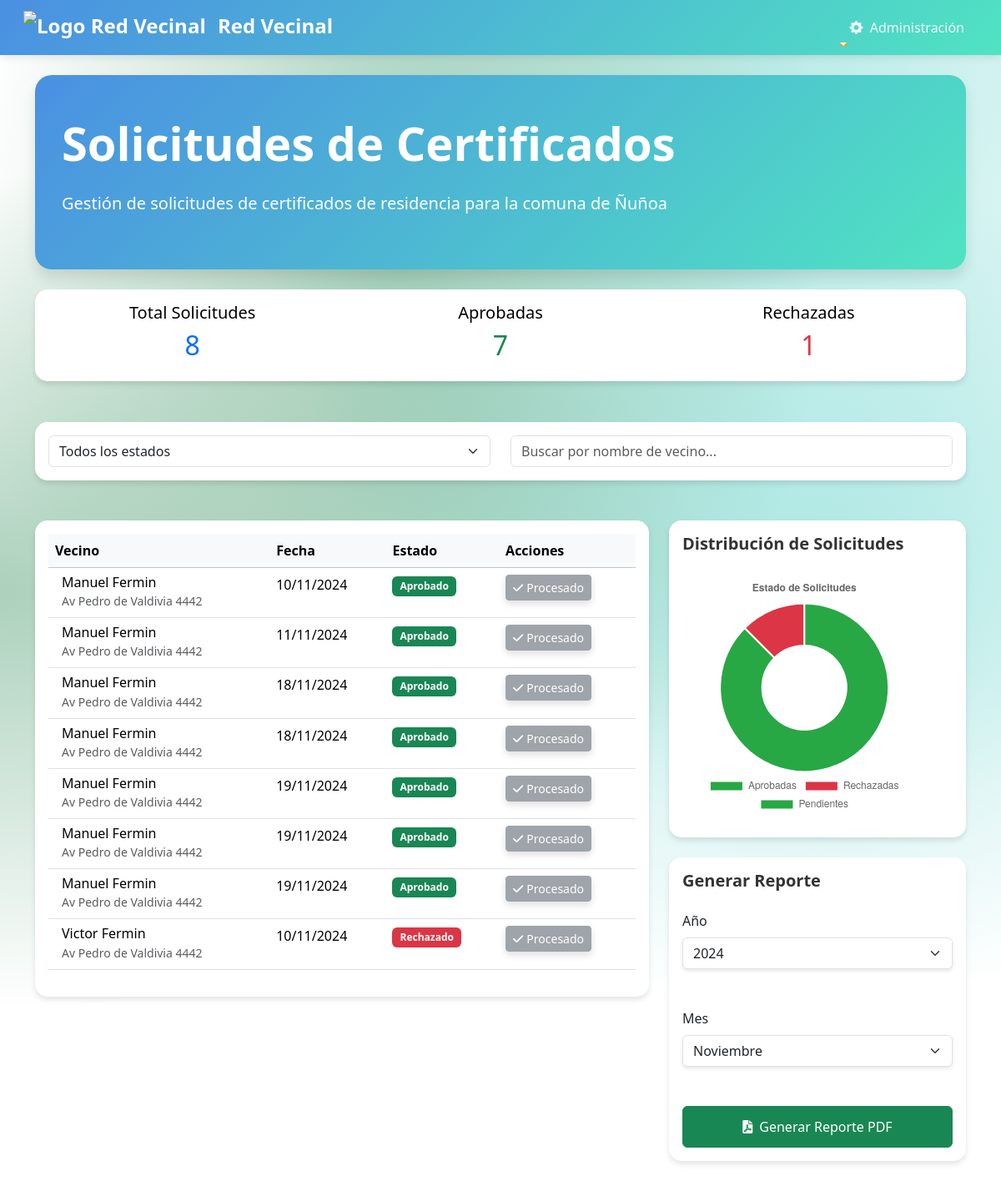
The page /gestionar/ (signed in) on the database as committed earlier.
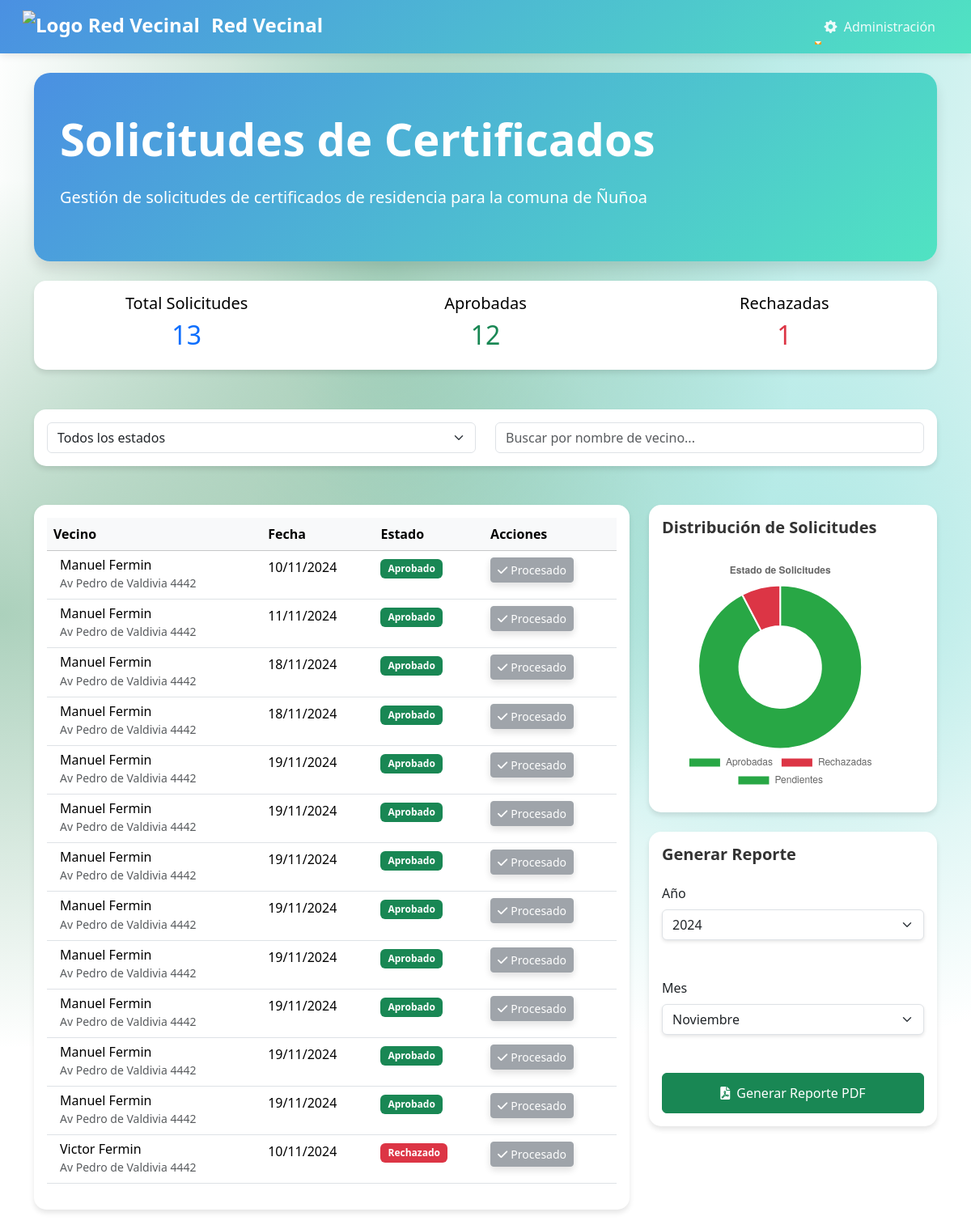
The same page on the database as committed later.
### junta_vecinos/models.py (models this page shows, shortened)
class SolicitudCertificado(models.Model):
    ESTADO_CHOICES = [
        ('Pendiente', 'Pendiente'),
        ('Aprobado', 'Aprobado'),
        ('Rechazado', 'Rechazado'),
    ]
    vecino = models.ForeignKey(Vecino, on_delete=models.CASCADE)  # Cambio aquí
    fecha_solicitud = models.DateField(auto_now_add=True)
    estado = models.CharField(max_length=10, choices=ESTADO_CHOICES, default='Pendiente')
    motivo = models.TextField()
    foto_carnet_frente = models.ImageField(upload_to='carnets/', blank=False, null=False)
    foto_carnet_atras = models.ImageField(upload_to='carnets/', blank=False, null=False)
    documento_residencia = models.FileField(upload_to='documentos_residencia/', blank=False, null=False)

class Vecino(models.Model):
    COMUNA_CHOICES = [
        ('ÑUÑOA', 'Ñuñoa'),
        ('PUENTE_ALTO', 'Puente Alto'),
        ('LA_FLORIDA', 'La Florida'),
    ]
    user = models.OneToOneField(User, on_delete=models.CASCADE)
    nombres = models.CharField(max_length=255)
    apellidos = models.CharField(max_length=255)
    direccion = models.CharField(max_length=255)
    telefono = models.CharField(max_length=15)
    fecha_nacimiento = models.DateField()
    rut = models.CharField(max_length=12, unique=True)
    comuna = models.CharField(max_length=20, choices=COMUNA_CHOICES, default='ÑUÑOA')
    administrador = models.ForeignKey(AdministradorComuna, on_delete=models.SET_NULL, null=True, related_name='vecinos')
    def __str__(self):
        return f"{self.nombres} {self.apellidos}"

### junta_vecinos/views.py (the view)
# urls.py: path('gestionar/', views.gestionar_solicitudes, name='gestionar_solicitudes'),
@user_passes_test(is_admin)
@login_required
def gestionar_solicitudes(request):
    admin = request.user.administradorcomuna
    solicitudes = SolicitudCertificado.objects.filter(
        vecino__comuna=admin.comuna
    ).select_related('vecino')
    aprobadas = solicitudes.filter(estado='Aprobado').count()
    rechazadas = solicitudes.filter(estado='Rechazado').count()
    years = SolicitudCertificado.objects.dates('fecha_solicitud', 'year')
    years = [date.year for date in years]
    if not years:
        years = [datetime.now().year]
    months = [
        (1, 'Enero'), (2, 'Febrero'), (3, 'Marzo'), (4, 'Abril'),
        (5, 'Mayo'), (6, 'Junio'), (7, 'Julio'), (8, 'Agosto'),
        (9, 'Septiembre'), (10, 'Octubre'), (11, 'Noviembre'), (12, 'Diciembre')
    ]
    context = {
        'admin': admin,
        'solicitudes': solicitudes,
        'aprobadas': aprobadas,
        'rechazadas': rechazadas,
        'years': years,
        'months': months,
        'current_year': datetime.now().year,
        'current_month': datetime.now().month,
    }
    return render(request, 'junta_vecinos/gestionar_solicitudes.html', context)

### junta_vecinos/views.py (called while the page is built)
def is_admin(user):
    return hasattr(user, 'administradorcomuna')  # Solo permite el acceso si el usuario es un superusuario (admin)

### junta_vecinos/templates/junta_vecinos/gestionar_solicitudes.html (shortened to what the changed rows need)
{% extends 'junta_vecinos/base.html' %}
{% block content %}
<div class="admin-section">
    <div class="jumbotron mb-4">
        <h1 class="display-4">Solicitudes de Certificados</h1>
    </div>
    <div class="row mb-4">
        <div class="col-12">
            <div class="card">
                <div class="card-body">
                    <div class="row">
                        <div class="col-md-4 text-center">
                            <h5>Total Solicitudes</h5>
                            <h2 class="text-primary">{{ solicitudes.count }}</h2>
                        </div>
                        <div class="col-md-4 text-center">
                            <h5>Aprobadas</h5>
                            <h2 class="text-success">{{ aprobadas }}</h2>
                        </div>
                        <div class="col-md-4 text-center">
                            <h2 class="text-danger">{{ rechazadas }}</h2>
                        </div>
                    </div>
                </div>
            </div>
        </div>
    </div>
    <div class="row">
        <div class="col-md-8">
            <div class="card">
                <div class="card-body">
                    <div class="table-responsive">
                        <table class="table table-hover" id="tablaSolicitudes">
                            <thead class="table-light">
                                <tr>
                                    <th>Vecino</th>
                                    <th>Fecha</th>
                                    <th>Estado</th>
                                    <th>Acciones</th>
                                </tr>
                            </thead>
                            <tbody>
                                {% for solicitud in solicitudes %}
                                <tr class="solicitud-row" data-estado="{{ solicitud.estado }}">
                                    <td>
                                        <div class="d-flex align-items-center">
                                            <div class="ms-2">
                                                <h6 class="mb-0">{{ solicitud.vecino }}</h6>
                                                <small class="text-muted">{{ solicitud.vecino.direccion }}</small>
                                            </div>
                                        </div>
                                    </td>
                                    <td>{{ solicitud.fecha_solicitud|date:"d/m/Y" }}</td>
                                    <td>
                                        {% if solicitud.estado == 'Pendiente' %}
                                            <span class="badge bg-warning">Pendiente</span>
                                        {% elif solicitud.estado == 'Aprobado' %}
                                            <span class="badge bg-success">Aprobado</span>
                                        {% else %}
                                            <span class="badge bg-danger">Rechazado</span>
                                        {% endif %}
                                    </td>
                                    <td>
                                        {% if solicitud.estado == 'Pendiente' %}
                                            <a href="{% url 'ver_solicitud' solicitud.id %}" class="btn btn-primary btn-sm">
                                                <i class="fas fa-eye me-1"></i>Ver
                                            </a>
                                        {% else %}
                                            <button class="btn btn-secondary btn-sm" disabled>
                                                <i class="fas fa-check me-1"></i>Procesado
                                            </button>
                                        {% endif %}
                                    </td>
                                </tr>
                                {% endfor %}
                            </tbody>
                        </table>
                    </div>
                </div>
            </div>
        </div>
        <div class="col-md-4">
            <div class="card mb-4">
                <div class="card-body">
                    <h2 class="card-title mb-4">Distribución de Solicitudes</h2>
                    <div class="chart-container">
                        <canvas id="solicitudesChart"></canvas>
                    </div>
                </div>
            </div>
            <div class="card">
                <div class="card-body">
                    <h2 class="card-title mb-4">Generar Reporte</h2>
                </div>
            </div>
        </div>
    </div>
</div>
<script>
document.addEventListener('DOMContentLoaded', function() {
    var ctx = document.getElementById('solicitudesChart').getContext('2d');
    var solicitudesChart = new Chart(ctx, {
        type: 'doughnut',
        data: {
            labels: ['Aprobadas', 'Rechazadas', 'Pendientes'],
            datasets: [{
                data: [
                    {{ aprobadas }},
                    {{ rechazadas }},
                    {{ solicitudes.count|add:"-"|add:aprobadas|add:"-"|add:rechazadas }}
                ],
                backgroundColor: ['#28a745', '#dc3545', '#ffc107']
            }]
        },
        options: {
            responsive: true,
            maintainAspectRatio: true, // Cambiado a true
            plugins: {
                legend: {
                    position: 'bottom'
                },
                title: {
                    display: true,
                    text: 'Estado de Solicitudes'
                }
            }
        }
    });
});
// Función para filtrar solicitudes
function filtrarSolicitudes() {
    const filtroEstado = document.getElementById('filtroEstado').value.toLowerCase();
    const busqueda = document.getElementById('buscarVecino').value.toLowerCase();
    const filas = document.getElementsByClassName('solicitud-row');
    for (let fila of filas) {
        const estado = fila.getAttribute('data-estado').toLowerCase();
        const vecino = fila.querySelector('h6').textContent.toLowerCase();
        const coincideEstado = !filtroEstado || estado === filtroEstado;
        const coincideBusqueda = !busqueda || vecino.includes(busqueda);
        fila.style.display = coincideEstado && coincideBusqueda ? '' : 'none';
    }
}
</script>
{% endblock %}

Rows that differ between the two databases and show on the page:
added SolicitudCertificado: vecino "Manuel Fermin", vecino.direccion "Av Pedro de Valdivia 4442", fecha_solicitud "19/11/2024", estado "Aprobado"
added SolicitudCertificado: vecino "Manuel Fermin", vecino.direccion "Av Pedro de Valdivia 4442", fecha_solicitud "19/11/2024", estado "Aprobado"
added SolicitudCertificado: vecino "Manuel Fermin", vecino.direccion "Av Pedro de Valdivia 4442", fecha_solicitud "19/11/2024", estado "Aprobado"
added SolicitudCertificado: vecino "Manuel Fermin", vecino.direccion "Av Pedro de Valdivia 4442", fecha_solicitud "19/11/2024", estado "Aprobado"
added SolicitudCertificado: vecino "Manuel Fermin", vecino.direccion "Av Pedro de Valdivia 4442", fecha_solicitud "19/11/2024", estado "Aprobado"
Other text that changed with them:
{{ solicitudes.count }}: "8" → "13"
{{ aprobadas }}: "7" → "12"
chart data {{ aprobadas }}: 7 → 12
